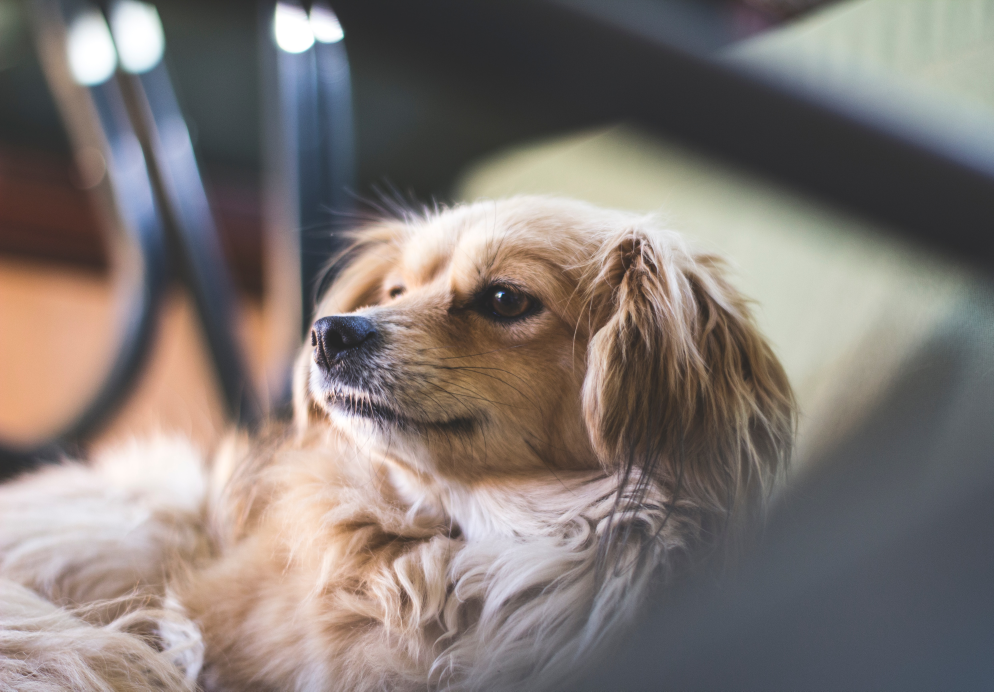
#> input picture 05_simple_webserver/images/profile-1.jpg, 4968 x 3456 px, given in place of doge.png, which was not available (shown at 1/5 size)
$ python test.py
#> lines starting #> are read from the running program, lines starting #| are printed output that depends on the picture; pictures that were not available may be replaced by others from this repository, and a replacement may not be noted
### python_katas/kata_3/utils.py
from matplotlib.image import imread, imsave


def rgb2gray(rgb):

    r, g, b = rgb[:,:,0], rgb[:,:,1], rgb[:,:,2]
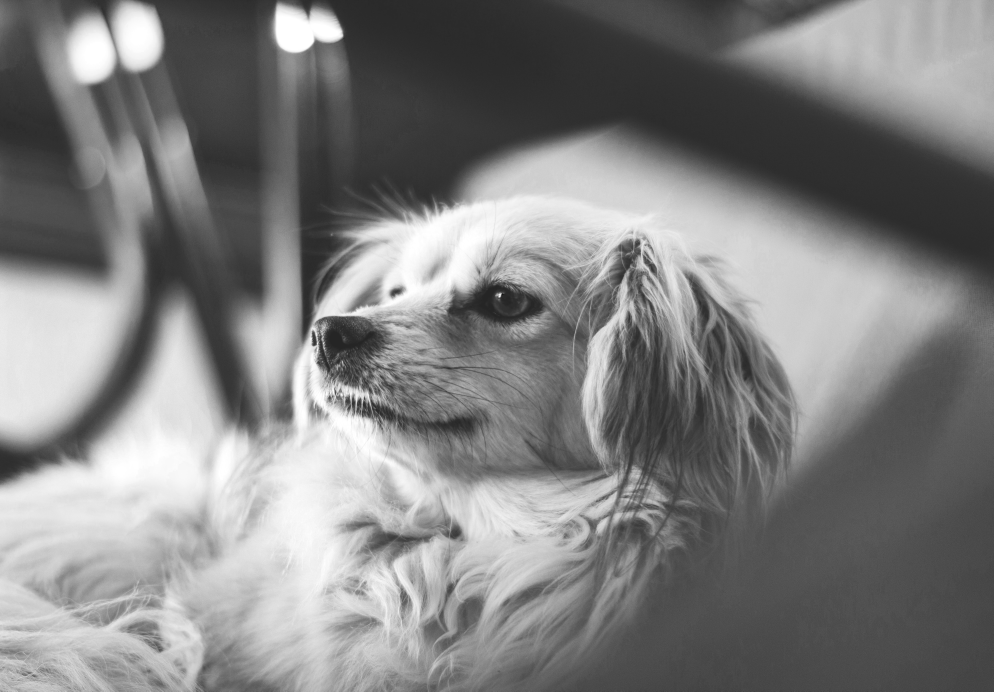
#> r: shape (3456, 4968) (shown at 1/5 size); min 0, max 255, mean 128.8
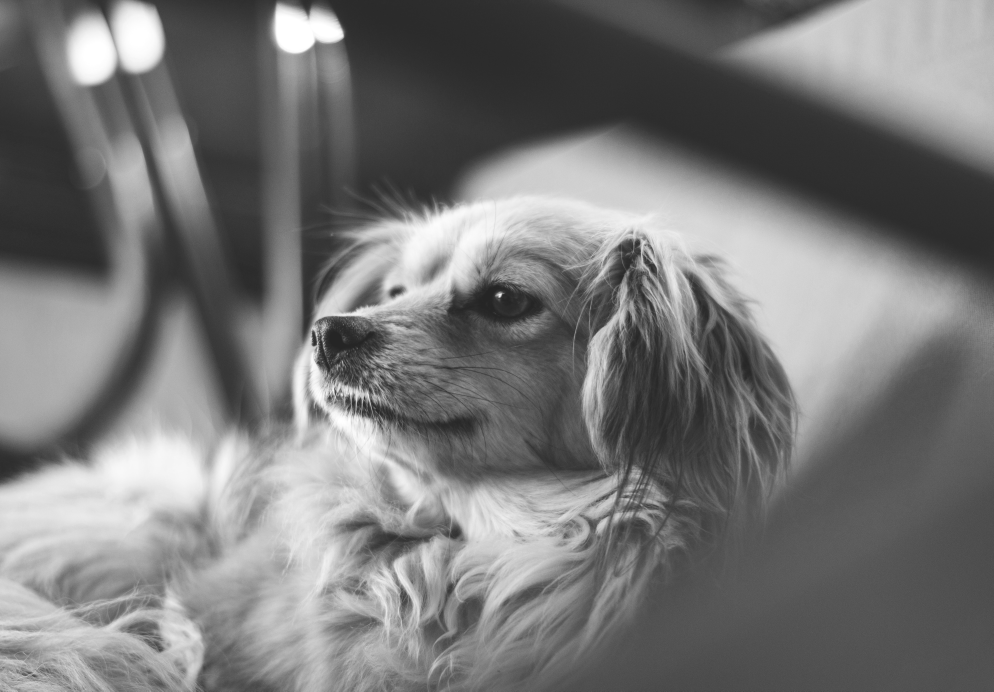
#> g: shape (3456, 4968) (shown at 1/5 size); min 34, max 255, mean 120.3
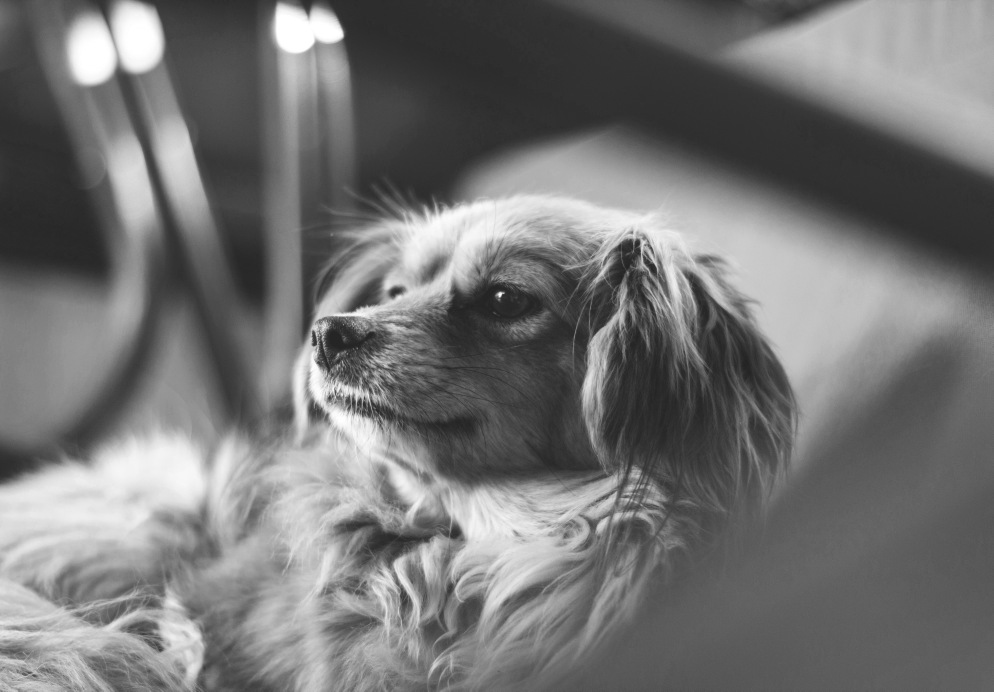
#> b: shape (3456, 4968) (shown at 1/5 size); min 31, max 255, mean 116.3
    gray = 0.2989 * r + 0.5870 * g + 0.1140 * b

    return gray


def open_img(img_path):
#> (the run stopped early here; a loop or call above may not have finished)
